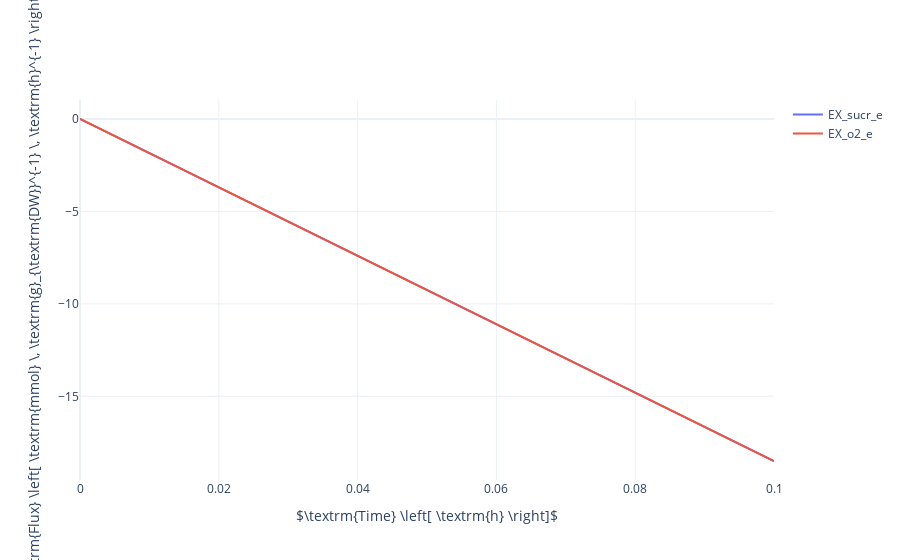

Notebook cell for this chart:
### Code cell
fig = plot_trajectories(trajectories)
fig.show()

### Figure 1 — Plotly figure (JSON) as saved in the notebook; plotly's stock layout.template omitted (floating-point values rounded to 4 significant figures)
{"data": [{"mode": "lines", "name": "EX_sucr_e", "type": "scatter", "x": [0, 0.1], "y": [0, -18.5]}, {"mode": "lines", "name": "EX_o2_e", "type": "scatter", "x": [0, 0.1], "y": [0, -18.5]}], "layout": {"xaxis": {"title": {"text": "$\\textrm{Time} \\left[ \\textrm{h} \\right]$"}}, "yaxis": {"title": {"text": "$\\textrm{Flux} \\left[ \\textrm{mmol} \\, \\textrm{g}_{\\textrm{DW}}^{-1} \\, \\textrm{h}^{-1} \\right]$"}}}}
